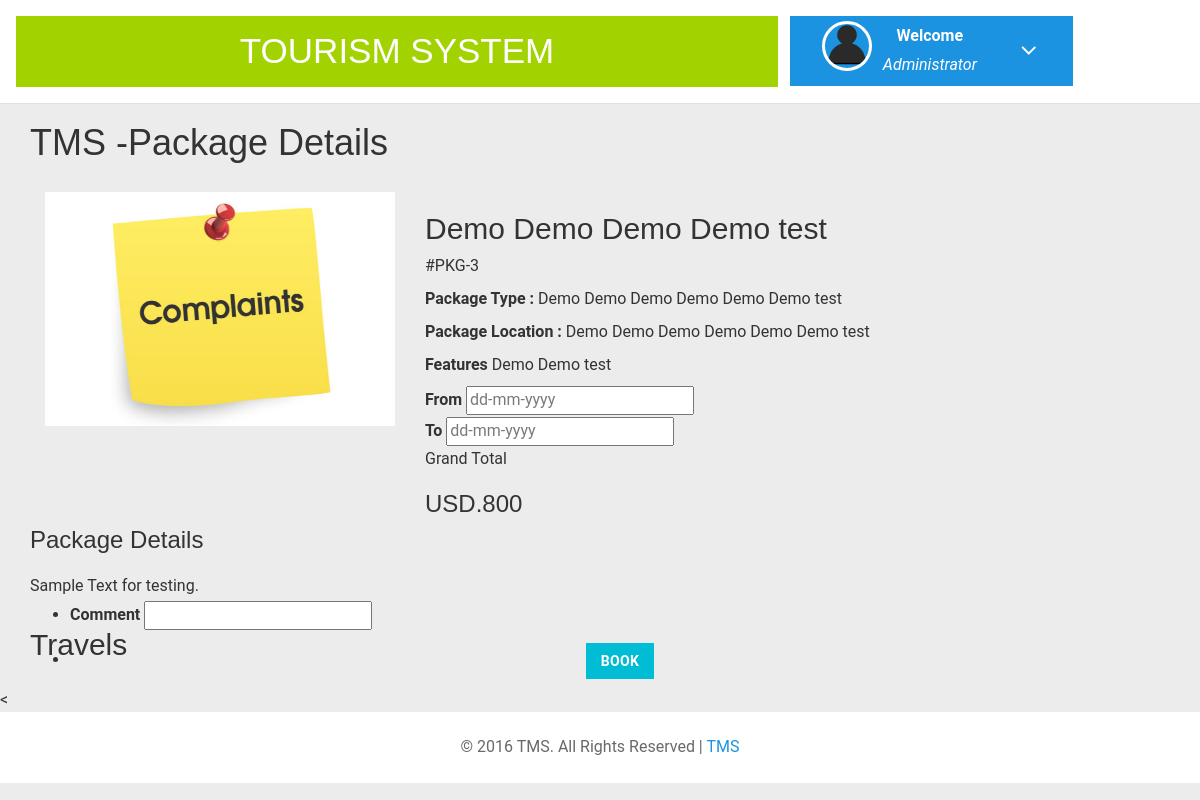
The page /package-details.php?pkgid=3 on the database its author committed.
### tables this page shows
CREATE TABLE `tbltourpackages` (
  `PackageId` int(11) NOT NULL,
  `PackageName` varchar(200) DEFAULT NULL,
  `PackageType` varchar(150) DEFAULT NULL,
  `PackageLocation` varchar(100) DEFAULT NULL,
  `PackagePrice` int(11) DEFAULT NULL,
  `PackageFetures` varchar(255) DEFAULT NULL,
  `PackageDetails` mediumtext DEFAULT NULL,
  `PackageImage` varchar(100) DEFAULT NULL,
  `Creationdate` timestamp NULL DEFAULT current_timestamp(),
  `UpdationDate` timestamp NULL DEFAULT NULL ON UPDATE current_timestamp()
);

### package-details.php (the view, shortened to what this page needs)
<?php
include('includes/config.php');
?>
<!DOCTYPE HTML>
<html>
<head>
<link href="css/bootstrap.css" rel='stylesheet' type='text/css' />
<link href="css/style.css" rel='stylesheet' type='text/css' />
<link href="css/font-awesome.css" rel="stylesheet">
<link href="css/animate.css" rel="stylesheet" type="text/css" media="all">
<link rel="stylesheet" href="css/jquery-ui.css" />
</head>
<body>
<?php include('includes/header.php');?>
<div class="banner-3">
	<div class="container">
		<h1 class="wow zoomIn animated animated" data-wow-delay=".5s" style="visibility: visible; animation-delay: 0.5s; animation-name: zoomIn;"> TMS -Package Details</h1>
	</div>
</div>
<div class="selectroom">
	<div class="container">
<?php
$pid=intval($_GET['pkgid']);
$sql = "SELECT * from tbltourpackages where PackageId=:pid";
$query = $dbh->prepare($sql);
$query -> bindParam(':pid', $pid, PDO::PARAM_STR);
$query->execute();
$results=$query->fetchAll(PDO::FETCH_OBJ);
if($query->rowCount() > 0)
{
foreach($results as $result)
{	?>
<form name="book" method="post">
		<div class="selectroom_top">
			<div class="col-md-4 selectroom_left wow fadeInLeft animated" data-wow-delay=".5s">
				<img src="admin/pacakgeimages/<?php echo htmlentities($result->PackageImage);?>" class="img-responsive" alt="">
			</div>
			<div class="col-md-8 selectroom_right wow fadeInRight animated" data-wow-delay=".5s">
				<h2><?php echo htmlentities($result->PackageName);?></h2>
				<p class="dow">#PKG-<?php echo htmlentities($result->PackageId);?></p>
				<p><b>Package Type :</b> <?php echo htmlentities($result->PackageType);?></p>
				<p><b>Package Location :</b> <?php echo htmlentities($result->PackageLocation);?></p>
					<p><b>Features</b> <?php echo htmlentities($result->PackageFetures);?></p>
					<div class="ban-bottom">
				<div class="bnr-right">
				<label class="inputLabel">From</label>
				<input class="date" id="datepicker" type="text" placeholder="dd-mm-yyyy"  name="fromdate" required="">
			</div>
			<div class="bnr-right">
				<label class="inputLabel">To</label>
				<input class="date" id="datepicker1" type="text" placeholder="dd-mm-yyyy" name="todate" required="">
			</div>
			</div>
				<div class="grand">
					<p>Grand Total</p>
					<h3>USD.800</h3>
				</div>
			</div>
		<h3>Package Details</h3>
				<p style="padding-top: 1%"><?php echo htmlentities($result->PackageDetails);?> </p>
		</div>
		<div class="selectroom_top">
			<h2>Travels</h2>
			<div class="selectroom-info animated wow fadeInUp animated" data-wow-duration="1200ms" data-wow-delay="500ms" style="visibility: visible; animation-duration: 1200ms; animation-delay: 500ms; animation-name: fadeInUp; margin-top: -70px">
				<ul>
					<li class="spe">
						<label class="inputLabel">Comment</label>
						<input class="special" type="text" name="comment" required="">
					</li>
					<?php if($_SESSION['login'])
					{?>
						<li class="spe" align="center">
					<button type="submit" name="submit2" class="btn-primary btn">Book</button>
						</li>
						<?php } else {?>
							<li class="sigi" align="center" style="margin-top: 1%">
							<a href="#" data-toggle="modal" data-target="#myModal4" class="btn-primary btn" > Book</a></li>
							<?php } ?>
				</ul>
			</div>
		</div>
		</form>
<?php }} ?>
	</div>
</div>
<
<?php include('includes/footer.php');?>
</body>
</html>

### rows shown on the page
tbltourpackages: PackageImage (picture), PackageName "Demo Demo Demo Demo test", PackageId "3", PackageType "Demo Demo Demo Demo Demo Demo test", PackageLocation "Demo Demo Demo Demo Demo Demo test", PackageFetures "Demo Demo test", PackageDetails "Sample Text for testing."
